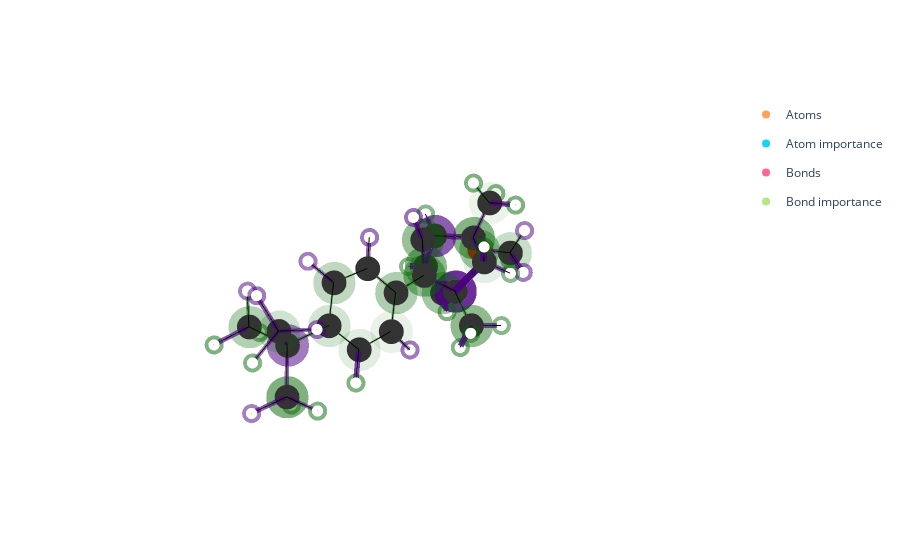

Notebook code for this chart:
### Code cell
main(mol_graph=mol, mol='l', explanation=explanation, palette='cb')
